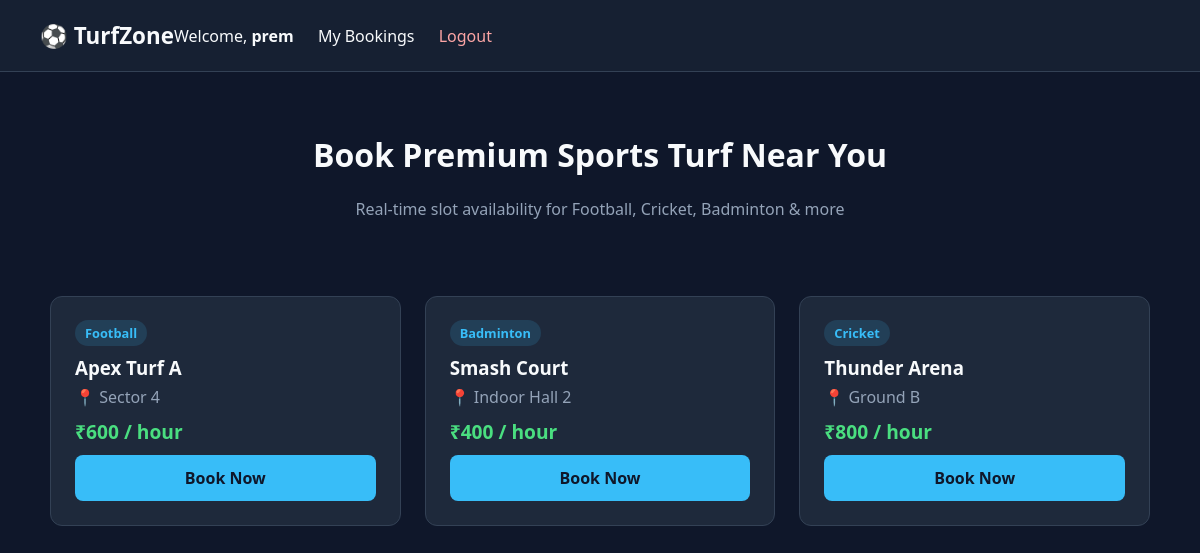
Screenshot of / (signed in) with the database file from the repository.
### app.py (models this page shows, shortened)
class User(UserMixin, db.Model):
    id = db.Column(db.Integer, primary_key=True)
    username = db.Column(db.String(80), unique=True, nullable=False)
    email = db.Column(db.String(120), unique=True, nullable=False)
    password_hash = db.Column(db.String(200), nullable=False)
    bookings = db.relationship('Booking', backref='user', lazy=True)

class Ground(db.Model):
    id = db.Column(db.Integer, primary_key=True)
    name = db.Column(db.String(100), nullable=False)
    sport_type = db.Column(db.String(50), nullable=False)
    location = db.Column(db.String(100), nullable=False)
    price_per_hour = db.Column(db.Integer, default=500)
    status = db.Column(db.String(20), default='Available')

### app.py (the view)
@app.route('/')
def ground_list():
    grounds = Ground.query.filter_by(status='Available').all()
    return render_template('grounds.html', grounds=grounds)

### app.py (called while the page is built)
@login_manager.user_loader
def load_user(user_id):
    return User.query.get(int(user_id))

### templates/grounds.html (shortened to what this page needs)
<!DOCTYPE html>
<html lang="en">
<head>
</head>
<body>
    <nav>
        <div style="font-size: 1.4rem; font-weight: 700;">⚽ TurfZone</div>
        <div>
            {% if current_user.is_authenticated %}
                <span>Welcome, <strong>{{ current_user.username }}</strong></span>
                <a href="{{ url_for('my_bookings') }}">My Bookings</a>
                <a href="{{ url_for('logout') }}" style="color: #fca5a5;">Logout</a>
            {% else %}
                <a href="{{ url_for('login') }}">Login</a>
                <a href="{{ url_for('register') }}" class="btn-nav">Register</a>
            {% endif %}
        </div>
    </nav>
    <div class="hero">
        <h1>Book Premium Sports Turf Near You</h1>
        <p style="color: var(--muted);">Real-time slot availability for Football, Cricket, Badminton & more</p>
    </div>
    <div class="grid">
        {% for ground in grounds %}
            <div class="card">
                <div>
                    <span class="badge">{{ ground.sport_type }}</span>
                    <h3 style="margin: 12px 0 6px 0;">{{ ground.name }}</h3>
                    <p style="color: var(--muted); margin: 0;">📍 {{ ground.location }}</p>
                    <div class="price">₹{{ ground.price_per_hour or 500 }} / hour</div>
                </div>
                <a href="{{ url_for('create_booking', ground_id=ground.id) }}" class="btn">Book Now</a>
            </div>
        {% endfor %}
    </div>
</body>
</html>

### templates/grounds.html (style rules this page uses)
:root { --bg: #0f172a; --card: #1e293b; --accent: #38bdf8; --text: #f8fafc; --muted: #94a3b8; }
body { font-family: system-ui, sans-serif; background: var(--bg); color: var(--text); margin: 0; }
nav { display: flex; justify-space-between; align-items: center; padding: 20px 40px; background: #162032; border-bottom: 1px solid #334155; }
nav a { color: var(--text); text-decoration: none; margin-left: 20px; font-weight: 500; }
.hero { text-align: center; padding: 40px 20px; }
.grid { display: grid; grid-template-columns: repeat(auto-fill, minmax(300px, 1fr)); gap: 24px; max-width: 1100px; margin: 0 auto; padding: 20px; }
.card { background: var(--card); border: 1px solid #334155; border-radius: 12px; padding: 24px; display: flex; flex-direction: column; justify-content: space-between; }
.badge { background: rgba(56, 189, 248, 0.15); color: var(--accent); padding: 4px 10px; border-radius: 20px; font-size: 0.8rem; font-weight: 600; width: fit-content; }
.price { font-size: 1.2rem; font-weight: 700; color: #4ade80; margin: 10px 0; }
.btn { display: block; text-align: center; background: var(--accent); color: #0f172a; padding: 12px; border-radius: 8px; font-weight: 700; text-decoration: none; }

### rows the page displays
User: username "prem"
Ground: sport_type "Football", name "Apex Turf A", location "Sector 4", price_per_hour "600"
Ground: sport_type "Badminton", name "Smash Court", location "Indoor Hall 2", price_per_hour "400"
Ground: sport_type "Cricket", name "Thunder Arena", location "Ground B", price_per_hour "800"
